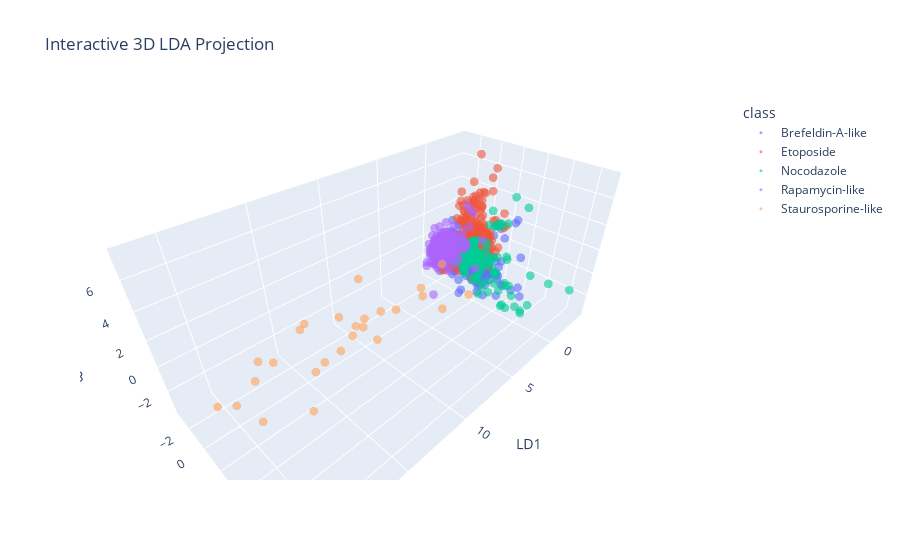

Write notebook code for a chart like this one.
### Markdown cell above
## Interactive 3D LDA Projection

To better capture the variance across multiple classes, we apply Linear Discriminant Analysis (LDA) with 3 components. This allows us to visualize the data in three discriminant dimensions.

In this interactive 3D plot:
- Each point represents a single cell
- Colors represent the compound treatment class
- The axes correspond to the first three linear discriminants (LD1, LD2, LD3)

This view can reveal more complex relationships between treatments that aren't visible in 2D. Use your mouse or trackpad to rotate, zoom, and explore the data from different angles.

### Code cell
# Apply LDA (again, to ensure clean copy)
lda_3d = LDA(n_components=3)
X_lda_3d = lda_3d.fit_transform(X_scaled, y_clean)

# Prepare DataFrame for plot
lda3d_df = pd.DataFrame(X_lda_3d, columns=["LD1", "LD2", "LD3"])
lda3d_df["class"] = y_clean.values

# Create 3D scatter plot
fig = px.scatter_3d(
    lda3d_df,
    x="LD1", y="LD2", z="LD3",
    color="class",
    opacity=0.6,
    title="Interactive 3D LDA Projection"
)

fig.update_traces(marker=dict(size=3))
fig.show()

### Figure 1 — Plotly figure (JSON) as saved in the notebook; plotly's stock layout.template omitted (floating-point values rounded to 4 significant figures; data arrays with more than 128 entries replaced by an {"elided": "..."} marker saying what was removed)
{"data": [{"hovertemplate": "class=Brefeldin-A-like<br>LD1=%{x}<br>LD2=%{y}<br>LD3=%{z}<extra></extra>", "legendgroup": "Brefeldin-A-like", "marker": {"color": "#636efa", "opacity": 0.6, "size": 3, "symbol": "circle"}, "mode": "markers", "name": "Brefeldin-A-like", "scene": "scene", "showlegend": true, "type": "scatter3d", "x": {"elided": "473 float values"}, "y": {"elided": "473 float values"}, "z": {"elided": "473 float values"}}, {"hovertemplate": "class=Etoposide<br>LD1=%{x}<br>LD2=%{y}<br>LD3=%{z}<extra></extra>", "legendgroup": "Etoposide", "marker": {"color": "#EF553B", "opacity": 0.6, "size": 3, "symbol": "circle"}, "mode": "markers", "name": "Etoposide", "scene": "scene", "showlegend": true, "type": "scatter3d", "x": {"elided": "258 float values"}, "y": {"elided": "258 float values"}, "z": {"elided": "258 float values"}}, {"hovertemplate": "class=Nocodazole<br>LD1=%{x}<br>LD2=%{y}<br>LD3=%{z}<extra></extra>", "legendgroup": "Nocodazole", "marker": {"color": "#00cc96", "opacity": 0.6, "size": 3, "symbol": "circle"}, "mode": "markers", "name": "Nocodazole", "scene": "scene", "showlegend": true, "type": "scatter3d", "x": {"elided": "150 float values"}, "y": {"elided": "150 float values"}, "z": {"elided": "150 float values"}}, {"hovertemplate": "class=Rapamycin-like<br>LD1=%{x}<br>LD2=%{y}<br>LD3=%{z}<extra></extra>", "legendgroup": "Rapamycin-like", "marker": {"color": "#ab63fa", "opacity": 0.6, "size": 3, "symbol": "circle"}, "mode": "markers", "name": "Rapamycin-like", "scene": "scene", "showlegend": true, "type": "scatter3d", "x": {"elided": "673 float values"}, "y": {"elided": "673 float values"}, "z": {"elided": "673 float values"}}, {"hovertemplate": "class=Staurosporine-like<br>LD1=%{x}<br>LD2=%{y}<br>LD3=%{z}<extra></extra>", "legendgroup": "Staurosporine-like", "marker": {"color": "#FFA15A", "opacity": 0.6, "size": 3, "symbol": "circle"}, "mode": "markers", "name": "Staurosporine-like", "scene": "scene", "showlegend": true, "type": "scatter3d", "x": [5.714, 9.621, 12.04, 15.41, 19.08, 5.576, 9.227, 10.95, 12.06, 14.51, 14.88, 15.35, 16.2, 17.72, 20.14, 20.63, 21.47, 1.866, 2.885, 6.339, 9.474, 11.42, 12.73, 12.74, 17.89, 18.66], "y": [3.473, 1.368, 2.458, 2.985, 1.728, 1.269, 2.444, 1.257, 1.741, 3.38, 0.4188, 0.6518, 3.199, 5.011, 4.263, 2.642, 2.556, 0.04197, 3.57, 2.14, -0.9756, 3.009, 2.211, 0.9885, 1.815, 1.721], "z": [-0.8796, -0.1347, 0.5757, 0.2628, 0.5218, -0.2739, 0.3985, -0.06525, 0.2467, 0.8153, 1.3, 1.252, 0.2136, -0.2553, 0.3594, 0.591, 1.141, -0.4137, -1.051, -0.1549, 1.301, -0.478, 0.1599, 0.9285, 1.148, 1.684]}], "layout": {"autosize": true, "legend": {"title": {"text": "class"}, "tracegroupgap": 0}, "scene": {"aspectmode": "auto", "aspectratio": {"x": 1.681, "y": 0.8112, "z": 0.7335}, "camera": {"center": {"x": 0, "y": 0, "z": 0}, "eye": {"x": 1.051, "y": 1.051, "z": 1.051}, "projection": {"type": "perspective"}, "up": {"x": 0, "y": 0, "z": 1}}, "domain": {"x": [0, 1], "y": [0, 1]}, "xaxis": {"title": {"text": "LD1"}, "type": "linear"}, "yaxis": {"title": {"text": "LD2"}, "type": "linear"}, "zaxis": {"title": {"text": "LD3"}, "type": "linear"}}, "title": {"text": "Interactive 3D LDA Projection"}}}
